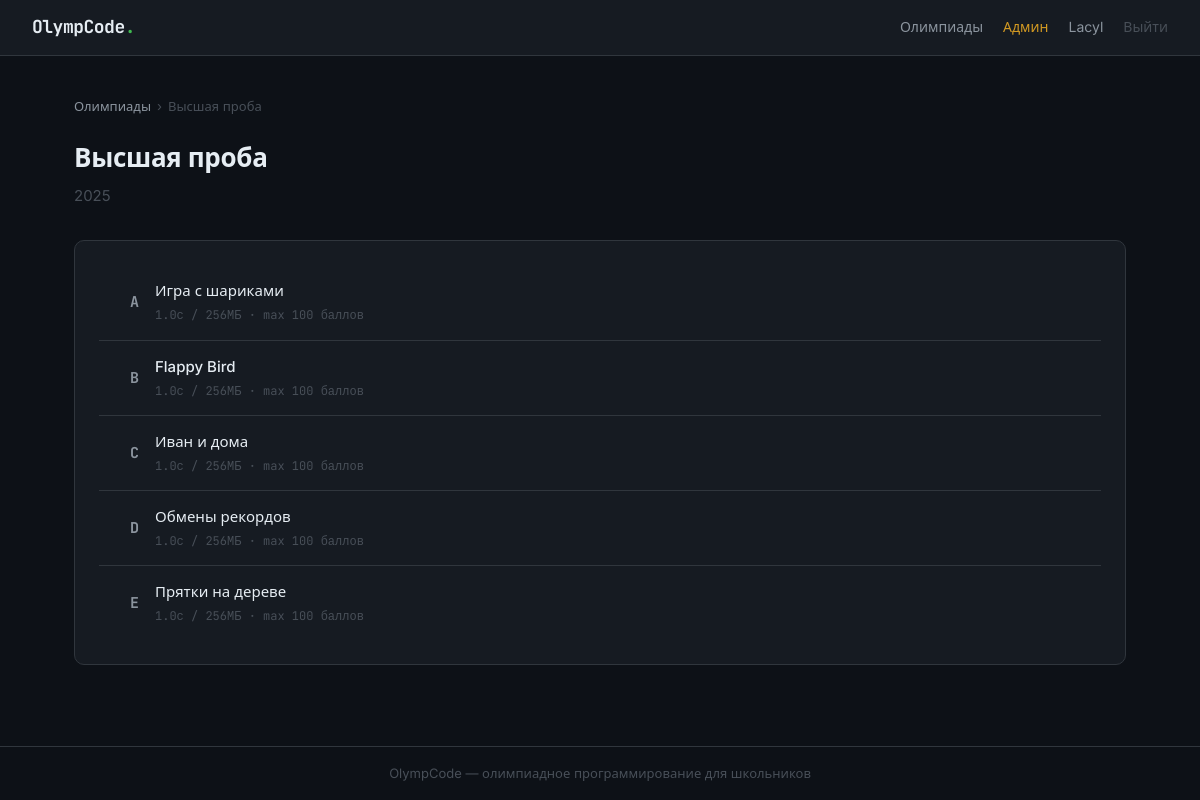
The app's page /contests/3 (signed in), older data.
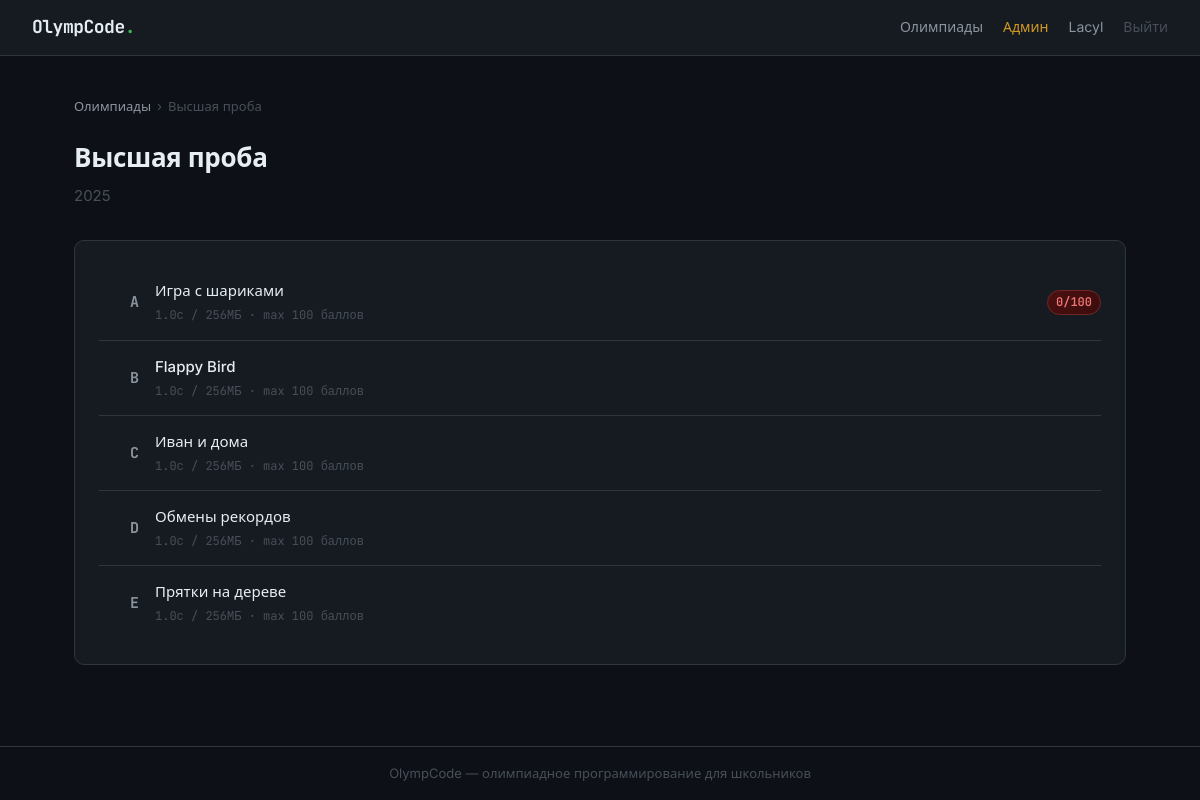
The same page, newer data.
### models.py (models this page shows)
class ContestTask(Base):
    __tablename__ = "contest_tasks"
    id:         Mapped[int] = mapped_column(Integer, primary_key=True)
    contest_id: Mapped[int] = mapped_column(ForeignKey("contests.id"))
    task_id:    Mapped[int] = mapped_column(ForeignKey("tasks.id"))
    letter:     Mapped[str] = mapped_column(String(8))
    order:      Mapped[int] = mapped_column(Integer, default=1)
    contest: Mapped["Contest"] = relationship(back_populates="contest_tasks")
    task:    Mapped["Task"]    = relationship(back_populates="contest_tasks")

class Task(Base):
    __tablename__ = "tasks"
    id:             Mapped[int]          = mapped_column(Integer, primary_key=True)
    topic_id:       Mapped[int | None]   = mapped_column(ForeignKey("topics.id"), nullable=True)
    order_in_topic: Mapped[int]          = mapped_column(Integer, default=1)
    title:          Mapped[str]          = mapped_column(String(256))
    statement_md:   Mapped[str | None]   = mapped_column(Text, nullable=True)
    statement_html: Mapped[str | None]   = mapped_column(Text, nullable=True)
    time_limit:     Mapped[float]        = mapped_column(Float, default=1.0)
    memory_limit:   Mapped[int]          = mapped_column(Integer, default=256)
    tests_path:     Mapped[str]          = mapped_column(String(512))
    checker_path:   Mapped[str]          = mapped_column(String(512))
    scoring_type:     Mapped[ScoringType]  = mapped_column(SAEnum(ScoringType), default=ScoringType.ICPC)
    max_score:        Mapped[float]        = mapped_column(Float, default=0.0)
    test_scores_json: Mapped[str | None]   = mapped_column(Text, nullable=True)  # JSON список баллов за каждый тест
    is_output_only:   Mapped[bool]         = mapped_column(Boolean, default=False)  # MOSH: участник сдаёт готовый файл-ответ, а не код
    is_interactive:    Mapped[bool]        = mapped_column(Boolean, default=False)  # Polygon: есть interactor, программа общается с ним в реальном времени
    interactor_path:   Mapped[str | None]  = mapped_column(String(512), nullable=True)  # путь к скомпилированному interactor (для отладки, судья пока не запускает)
    topic:         Mapped["Topic | None"]      = relationship(back_populates="tasks")
    submissions:   Mapped[list["Submission"]]  = relationship(back_populates="task")
    subtasks:      Mapped[list["Subtask"]]     = relationship(back_populates="task")
    contest_tasks: Mapped[list["ContestTask"]] = relationship(back_populates="task")

class Submission(Base):
    __tablename__ = "submissions"
    id:                     Mapped[int]          = mapped_column(Integer, primary_key=True)
    user_id:                Mapped[int]          = mapped_column(ForeignKey("users.id"))
    task_id:                Mapped[int]          = mapped_column(ForeignKey("tasks.id"))
    task_submission_number: Mapped[int]          = mapped_column(Integer, default=1)
    code:                   Mapped[str]          = mapped_column(Text)
    language:               Mapped[str]          = mapped_column(String(16), default="cpp")
    verdict:                Mapped[Verdict]      = mapped_column(SAEnum(Verdict), default=Verdict.PENDING)
    failed_test:            Mapped[int | None]   = mapped_column(Integer, nullable=True)
    error_output:           Mapped[str | None]   = mapped_column(Text, nullable=True)
    execution_time:         Mapped[float | None] = mapped_column(Float, nullable=True)
    score:                  Mapped[float | None] = mapped_column(Float, nullable=True)
    ai_hint:                Mapped[str | None]   = mapped_column(Text, nullable=True)
    submitted_at:           Mapped[datetime]     = mapped_column(DateTime, default=datetime.now)
    user:         Mapped["User"]             = relationship(back_populates="submissions")
    task:         Mapped["Task"]             = relationship(back_populates="submissions")
    test_results: Mapped[list["TestResult"]] = relationship(back_populates="submission")

### routers/contests.py (the view)
@router.get("/{contest_id}")
async def contest_detail(contest_id: int, request: Request, db: Session = Depends(get_db)):
    user    = get_current_user(request, db)
    contest = db.query(Contest).filter_by(id=contest_id).first()
    if not contest:
        return render_404(request, user)
    contest_tasks = (
        db.query(ContestTask)
        .filter_by(contest_id=contest_id)
        .order_by(ContestTask.order)
        .all()
    )
    task_statuses: dict[int, str] = {}
    task_scores:   dict[int, float] = {}
    if user:
        for ct in contest_tasks:
            subs = (
                db.query(Submission)
                .filter_by(user_id=user.id, task_id=ct.task_id)
                .order_by(Submission.submitted_at.desc())
                .all()
            )
            if not subs:
                continue
            if any(s.verdict == Verdict.AC for s in subs):
                task_statuses[ct.task_id] = "AC"
            else:
                task_statuses[ct.task_id] = subs[0].verdict.value
            scores = [s.score for s in subs if s.score is not None]
            if scores:
                task_scores[ct.task_id] = max(scores)
    return templates.TemplateResponse("contests/detail.html", {
        "request":       request,
        "user":          user,
        "contest":       contest,
        "contest_tasks": contest_tasks,
        "task_statuses": task_statuses,
        "task_scores":   task_scores,
    })

### templates/contests/detail.html (shortened to what this page needs)
{% extends "base.html" %}
{% block content %}
<div class="breadcrumb">
  <a href="/contests/">Олимпиады</a>
  <span>›</span>
  <span>{{ contest.title }}</span>
</div>
<div class="page-header">
  <h1>{{ contest.title }}</h1>
  {% if contest.year %}<p style="color:var(--text-3)">{{ contest.year }}</p>{% endif %}
</div>
<div class="card">
  <ul class="task-list">
    {% for ct in contest_tasks %}
    <li class="task-list__item">
      <span class="task-num" style="font-size:15px; font-weight:700; color:var(--text-2)">
        {{ ct.letter }}
      </span>
      <div>
        <a href="/task/{{ ct.task_id }}?contest_id={{ contest.id }}" class="task-link">{{ ct.task.title }}</a>
        <div style="font-size:12px; color:var(--text-3); margin-top:3px; font-family:var(--mono)">
          {{ ct.task.time_limit }}с / {{ ct.task.memory_limit }}МБ
          {% if ct.task.scoring_type.value != 'icpc' %}
            · max {{ ct.task.max_score | format_score }} баллов
          {% endif %}
        </div>
      </div>
      <div style="display:flex; align-items:center; gap:10px">
        {% if user %}
          {% set status = task_statuses.get(ct.task_id) %}
          {% set score  = task_scores.get(ct.task_id) %}
          {% if ct.task.scoring_type.value == 'icpc' %}
            {% if status %}
              {% if status == 'AC' %}
                <span class="badge" style="background:var(--green-dim); color:var(--green); font-weight:700">✓ AC</span>
              {% elif status in ('WA', 'RE', 'CE', 'MLE') %}
                <span class="badge" style="background:var(--red-dim); color:var(--red)">{{ status }}</span>
              {% elif status == 'TLE' %}
                <span class="badge" style="background:var(--amber-dim); color:var(--amber)">TLE</span>
              {% else %}
                <span class="badge badge--{{ status | lower }}">{{ status }}</span>
              {% endif %}
            {% endif %}
          {% else %}
            {% if score is not none %}
              {% set pct = (score / ct.task.max_score * 100) if ct.task.max_score else 0 %}
              {% set hue = (pct * 1.2) | int %}
              <span class="badge" style="
                background: linear-gradient(135deg, hsl({{ hue }},65%,18%), hsl({{ hue }},65%,14%));
                color: hsl({{ hue }}, 80%, 70%);
                border: 1px solid hsl({{ hue }}, 50%, 30%);
                font-weight: 600;
              ">{{ score | format_score }}/{{ ct.task.max_score | format_score }}</span>
            {% elif status %}
              <span class="badge badge--{{ status | lower }}">{{ status }}</span>
            {% endif %}
          {% endif %}
        {% endif %}
      </div>
    </li>
    {% else %}
    <li style="padding:20px; color:var(--text-2); text-align:center">
      Задачи ещё не добавлены
    </li>
    {% endfor %}
  </ul>
</div>
{% endblock %}

Row changes from the older to the newer data that the page shows:
shown differently, row unchanged: ContestTask "Игра с шариками": task.max_score (not shown) → "100"
added Submission: score "0"
